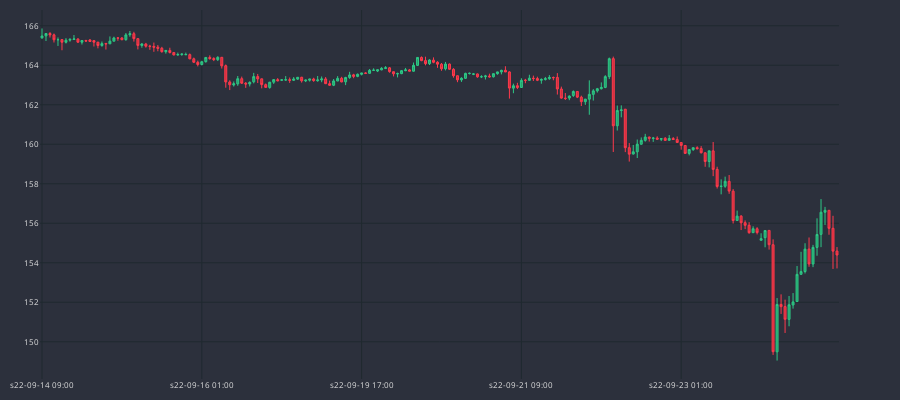

Notebook cell for this chart:
### Code cell
MARKER = '#0066FF'
dfp = df_an.iloc[600:800]
cp = CandlePlot(dfp, candles=True)
df_temp = cp.df_plot[cp.df_plot.MARUBOZU==True]
cp.fig.add_trace(go.Candlestick(
                x=df_temp.sTime,
                open=df_temp.mid_o,
                high=df_temp.mid_h,
                low=df_temp.mid_l,
                close=df_temp.mid_c,
                line=dict(width=1), opacity=1,
                increasing_fillcolor=MARKER,
                decreasing_fillcolor=MARKER,
                increasing_line_color=MARKER,  
                decreasing_line_color=MARKER
            ))

cp.show_plot()

### Figure 1 — Plotly figure (JSON) as saved in the notebook; plotly's stock layout.template omitted (floating-point values rounded to 4 significant figures; data arrays with more than 128 entries replaced by an {"elided": "..."} marker saying what was removed)
{"data": [{"close": {"elided": "200 float values"}, "decreasing": {"fillcolor": "#CC2E3C", "line": {"color": "#FF3A4C"}}, "high": {"elided": "200 float values"}, "increasing": {"fillcolor": "#24A06B", "line": {"color": "#2EC886"}}, "line": {"width": 1}, "low": {"elided": "200 float values"}, "opacity": 1, "open": {"elided": "200 float values"}, "type": "candlestick", "x": {"elided": "200 str values"}}, {"close": [], "decreasing": {"fillcolor": "#0066FF", "line": {"color": "#0066FF"}}, "high": [], "increasing": {"fillcolor": "#0066FF", "line": {"color": "#0066FF"}}, "line": {"width": 1}, "low": [], "opacity": 1, "open": [], "type": "candlestick", "x": []}], "layout": {"font": {"color": "#e1e1e1", "size": 8}, "height": 400, "margin": {"b": 10, "l": 10, "r": 10, "t": 10}, "paper_bgcolor": "#2c303c", "plot_bgcolor": "#2c303c", "width": 900, "xaxis": {"anchor": "y", "domain": [0, 0.94], "gridcolor": "#1f292f", "nticks": 5, "rangeslider": {"visible": false}}, "yaxis": {"anchor": "x", "domain": [0, 1], "gridcolor": "#1f292f"}, "yaxis2": {"anchor": "x", "gridcolor": "#1f292f", "overlaying": "y", "side": "right"}}}
